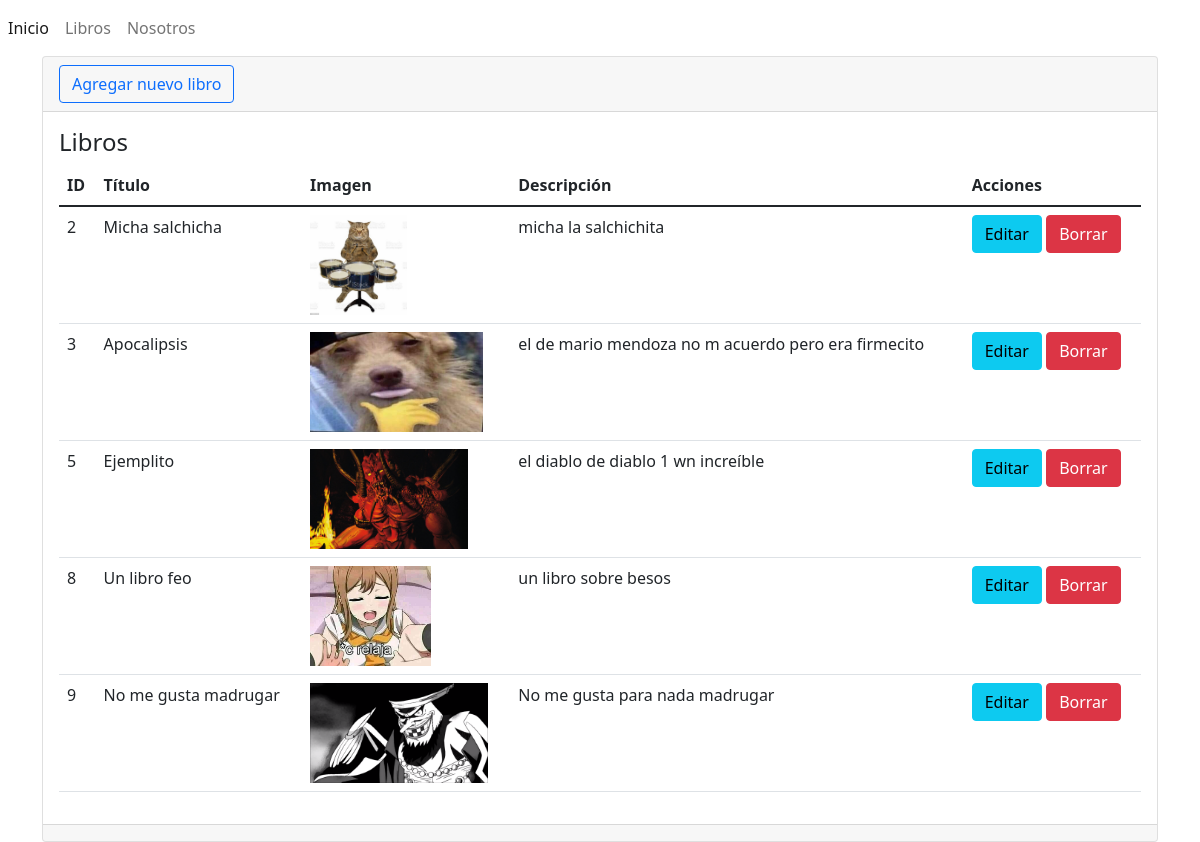
The app's page /libros/ with its own data.
### Libreria/models.py (models this page shows, shortened)
class Libros(models.Model):
    id = models.AutoField(primary_key=True)
    titulo = models.CharField(max_length=100, verbose_name='Titulo')
    imagen = models.ImageField(upload_to='imagenes/', null = True, verbose_name='imagen')
    descripcion = models.TextField(null=True, verbose_name='descripcion')
    created = models.DateTimeField(auto_now_add=True)
    updated = models.DateTimeField(auto_now_add=True)
    class Meta:
        verbose_name = "libro"
        verbose_name_plural = "libros"

### Libreria/views.py (the view)
# urls.py: path('libros/', views.libros, name="libros"),
def libros(request):
    libros = Libros.objects.all()
    return render(request, 'libros/index.html', {"libros": libros})

### Libreria/templates/libros/index.html (shortened to what this page needs)
{% extends "base.html" %}
{% block content %}
    <div class="card">
        <div class="card-header">
            <a name="" id="" class="btn btn-outline-primary" href="{% url 'crear' %}" role="button">Agregar nuevo libro</a>
        </div>
        <div class="card-body">
            <h4 class="card-title">Libros</h4>
            <table class="table">
                <thead>
                    <tr>
                        <th>ID</th>
                        <th>Título</th>
                        <th>Imagen</th>
                        <th>Descripción</th>
                        <th>Acciones</th>
                    </tr>
                </thead>
                <tbody>
                    {% for libro in libros %}
                        <tr>
                            <td>{{libro.id}}</td>
                            <td>{{libro.titulo}}</td>
                            <td><img src="{{libro.imagen.url}}" alt="" height="100"/></td>
                            <td>{{libro.descripcion}}</td>
                            <td>
                                <a name="" id="" class="btn btn-info" href="{% url 'editar' libro.id %}" role="button">Editar</a>
                                <a name="" id="" class="btn btn-danger" href="{% url 'eliminar' libro.id %}" role="button">Borrar</a>
                            </td>
                        </tr>
                    {% endfor %}
                </tbody>
            </table>
        </div>
        <div class="card-footer text-muted">
        </div>
    </div>
{% endblock %}

### Libreria/templates/base.html (shortened to what this page needs)
<!DOCTYPE html>
<html lang="en">
<head>
    {% load static %}
    <link href="https://cdn.jsdelivr.net/npm/bootstrap@5.1.3/dist/css/bootstrap.min.css" rel="stylesheet">
</head>
<body>
    <nav class="navbar navbar-expand navbar-light bn-light">
        <div class="nav navbar-nav">
            <a class="nav-item nav-link active" href="{% url 'inicio' %}">Inicio</a>
            <a class="nav-item nav-link " href="{% url 'libros' %}">Libros</a>
            <a class="nav-item nav-link " href="">Nosotros</a>
        </div>
    </nav>
    <div class="container">
        <div class="row">
            <div class="col-12">
                {% block content %} {% endblock %}
            </div>
        </div>
    </div>
</body>
</html>

### records on screen
Libros: id "2", titulo "Micha salchicha", imagen (picture), descripcion "micha la salchichita"
Libros: id "3", titulo "Apocalipsis", imagen (picture), descripcion "el de mario mendoza no m acuerdo pero era firmecito"
Libros: id "5", titulo "Ejemplito", imagen (picture), descripcion "el diablo de diablo 1 wn increíble"
Libros: id "8", titulo "Un libro feo", imagen (picture), descripcion "un libro sobre besos"
Libros: id "9", titulo "No me gusta madrugar", imagen (picture), descripcion "No me gusta para nada madrugar"
